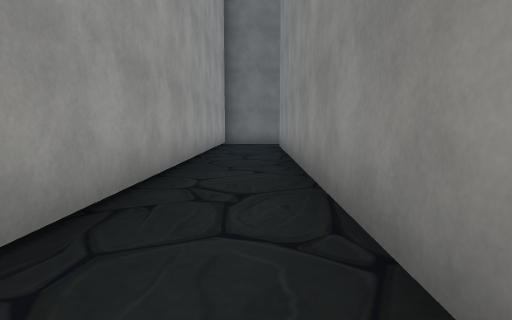
[1] (above)

24 first-person views from a walk through a 3-D level made in the Unity game engine. The camera is 1.2 m above the floor, tilts 6° down and sees 80° across. The floor is counted in squares, 2 m on a side. Each view is taken from the middle of a square. On the plan, view 1 faces up. The plan holds only what a view shows up to about 9 squares ahead; the rest is blank. The player character is not drawn. Some surface patterns are stand-ins.

[2]
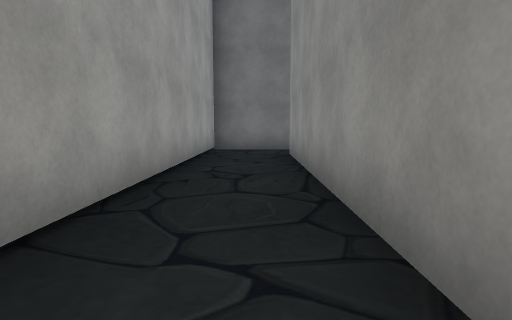

[3]
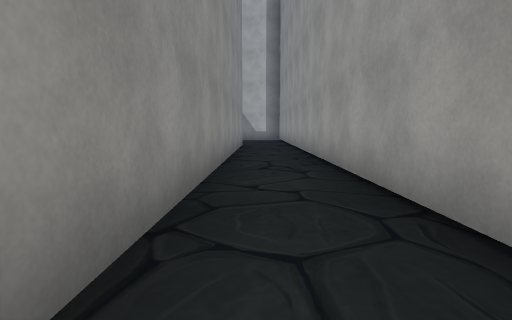

[4]
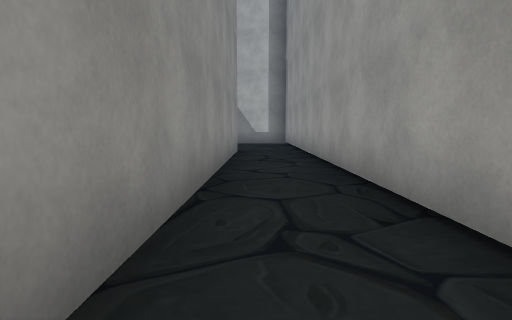

[5]
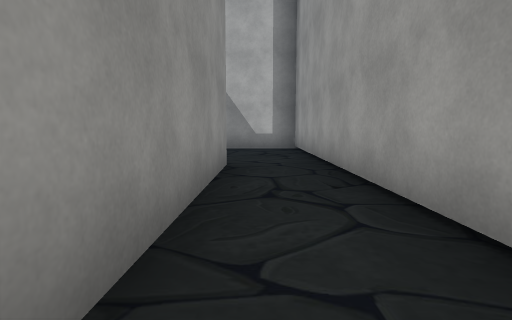

[6]
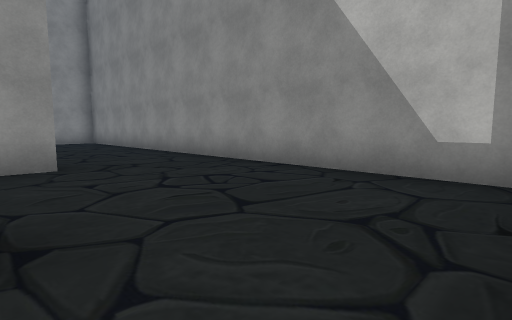

[7]
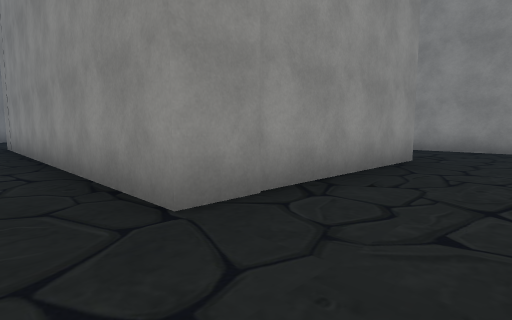

[8]
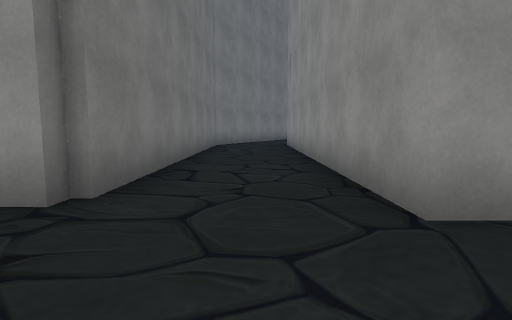

[9]
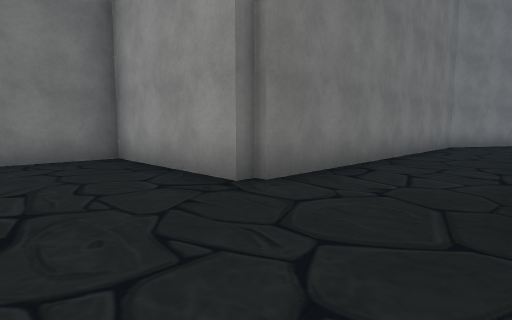

[10]
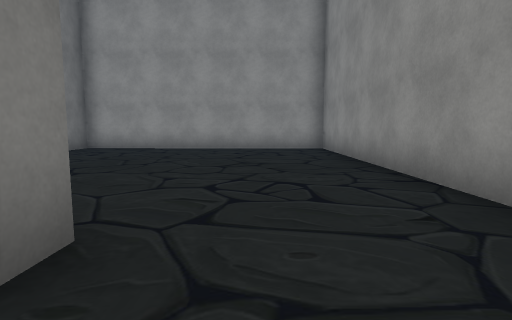

[11]
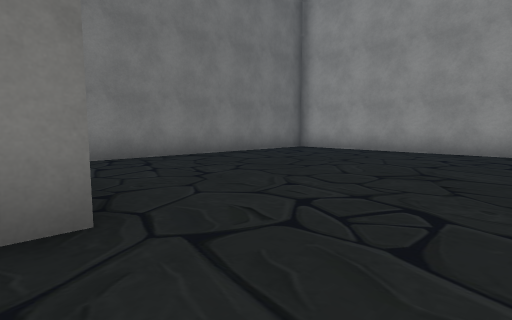

[12]
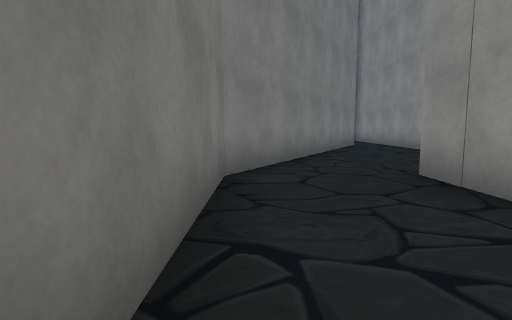

[13]
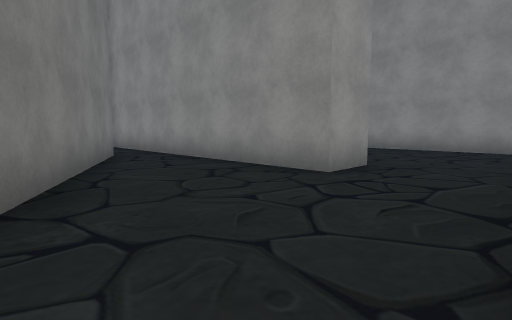

[14]
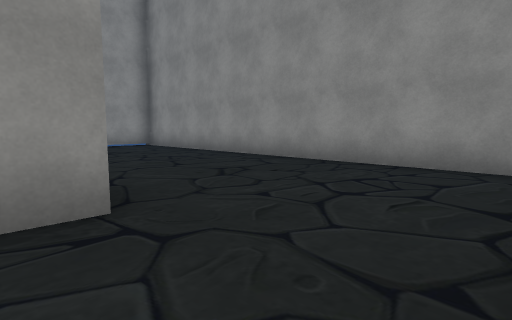

[15]
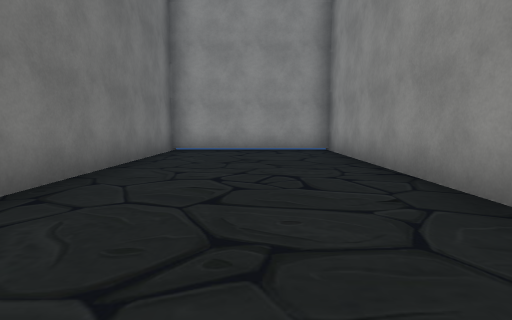

[16]
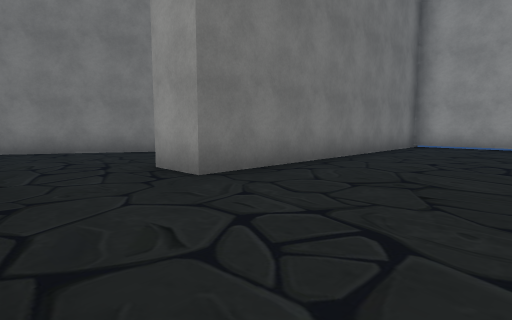

[17]
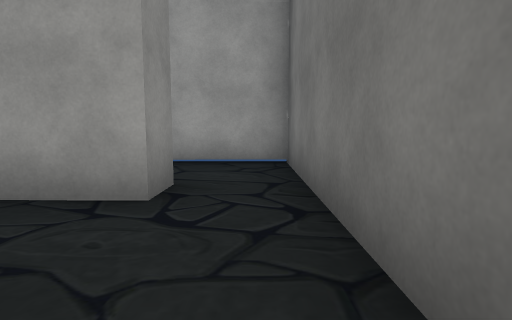

[18]
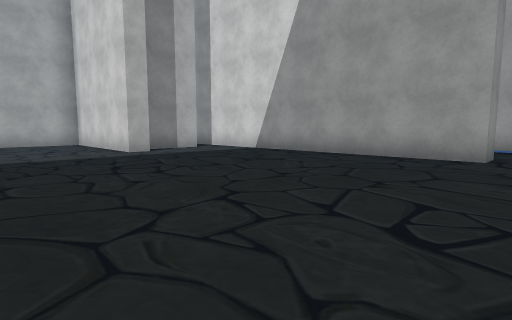

[19]
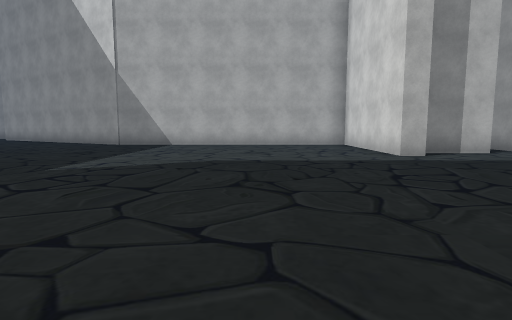

[20]
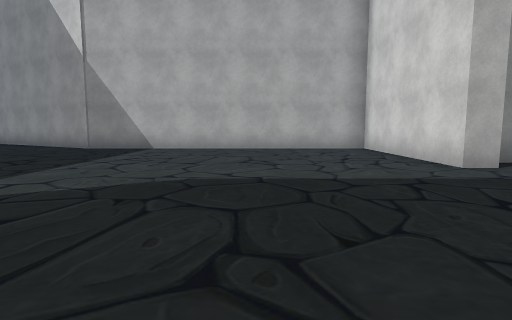

[21]
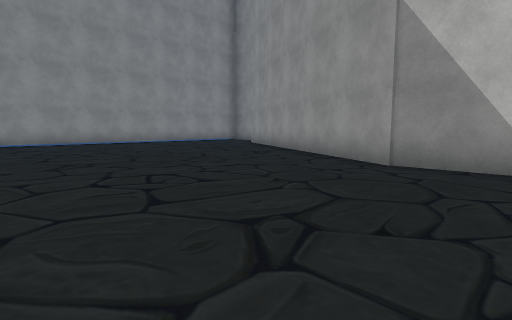

[22]
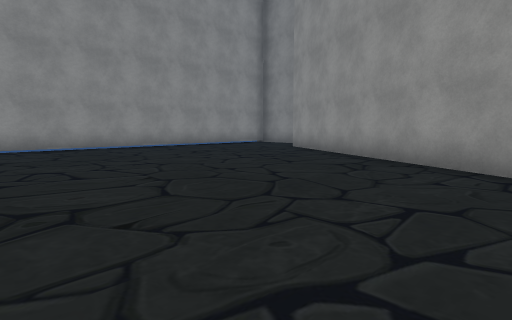

[23]
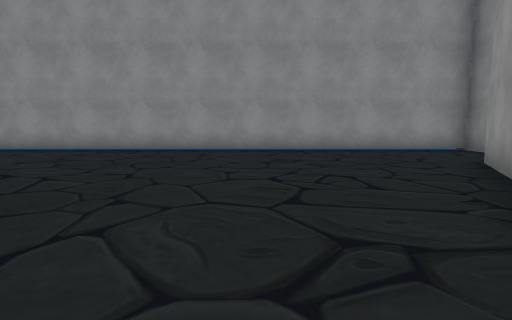

[24]
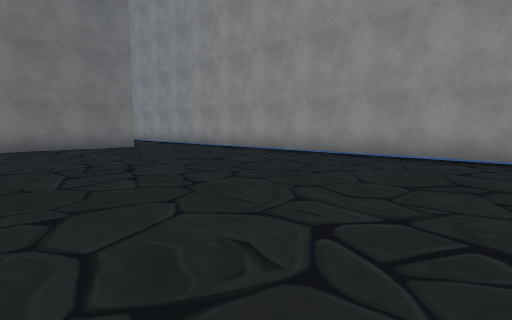

### Floor plan
Ten units are one square. View 1 is at (0, 0); x grows to the right and y downward. Boxes are objects, and circles mark ways between rooms. Rooms are numbered by the first view taken in them; rooms with no view inside come last. Other rooms are left out.
<svg viewBox="-17 -120 254 245">
<path fill="none" stroke="#000" d="M47 14 43 14 43 -22 25 -22M14 -22 14 -13M5 80 8 -101 15 -101M47 90 39 90 40 41 130 41M128 16 43 16M15 -115 -12 -115 -11 120 44 120M200 56 128 16M134 120 232 120 232 78 152 78 152 66 204 66M204 -115 178 -115M43 -35 49 -34 48 10 130 10 203 50M24 -27 40 -27M35 -115 15 -115M204 66 232 66 232 -88M15 -101 14 -47M44 120 119 120 121 50 58 50"/>
<circle cx="120" cy="30" r="3" fill="#2a7"/>
<circle cx="10" cy="-110" r="3" fill="#2a7"/>
<circle cx="20" cy="-20" r="3" fill="#2a7"/>
<circle cx="40" cy="105" r="3" fill="#2a7"/>
<circle cx="200" cy="60" r="3" fill="#2a7"/>
<text x="20" y="20">1</text>
<text x="170" y="80">2</text>
<text x="140" y="-50">3</text>
<text x="80" y="80">4</text>
</svg>
Room 1 opens to room 2. Room 1 opens to room 3. Room 1 opens to room 4. Room 2 opens to room 3.

Where each view was taken, in squares from view 1:
view 1: 0 up, 0 right, facing up
view 2: 3 up, 0 right, facing up
view 3: 3 up, 0 right, facing down
view 4: 0 up, 0 right, facing down
view 5: 3 down, 0 right, facing down
view 6: 8 down, 1 left, facing down-right
view 7: 3 down, 2 right, facing down-right
view 8: 3 down, 2 right, facing right
view 9: 4 down, 2 right, facing up-right
view 10: 10 down, 3 right, facing right
view 11: 11 down, 4 right, facing up-right
view 12: 2 down, 9 right, facing right
view 13: 3 down, 13 right, facing down-right
view 14: 7 down, 13 right, facing down-right
view 15: 10 down, 15 right, facing right
view 16: 11 down, 13 right, facing up-right
view 17: 11 up, 4 right, facing left
view 18: 11 up, 8 right, facing down-left
view 19: 10 up, 8 right, facing down
view 20: 8 up, 8 right, facing down
view 21: 4 up, 11 right, facing down-right
view 22: 3 up, 14 right, facing down-right
view 23: 1 down, 15 right, facing right
view 24: 2 up, 17 right, facing up-right
